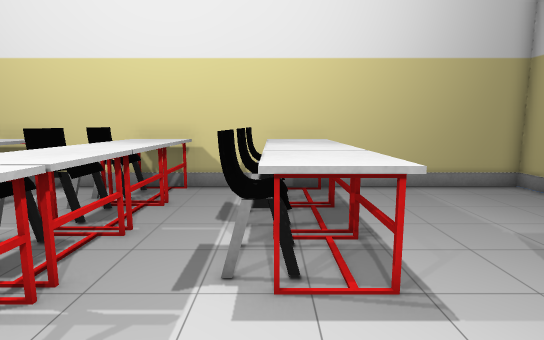
View 1 (above)

21 first-person views from a walk through a Unity game level. The camera is 1.2 m above the floor, tilts 8° down and sees 80° across. The floor is counted in squares, 0.5 m on a side. Each view is taken from the middle of a square. On the plan, view 1 faces up. The plan holds only what a view shows up to about 20 squares ahead; the rest is blank. Some surface patterns are stand-ins.

View 2
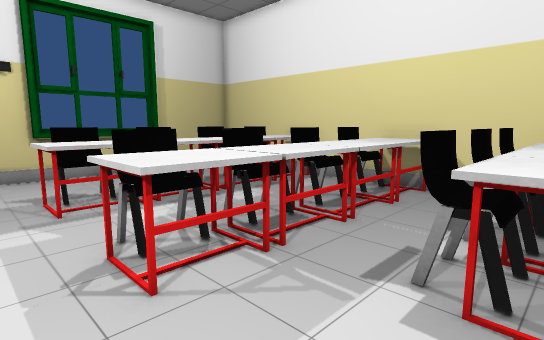

View 3
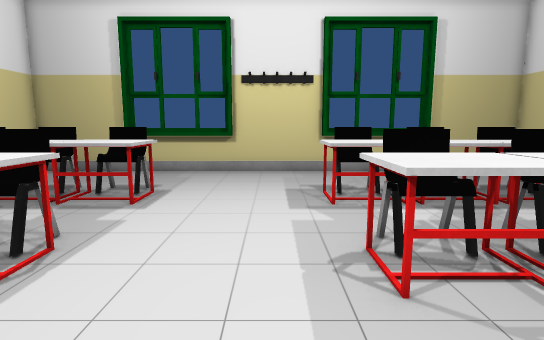

View 4
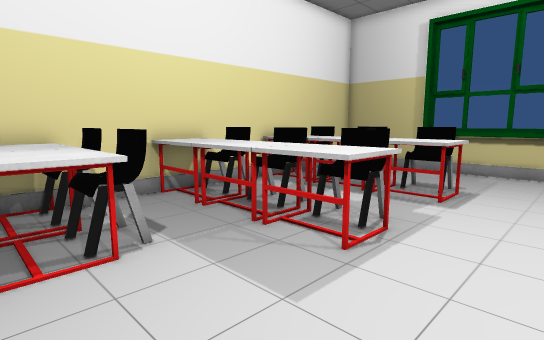

View 5
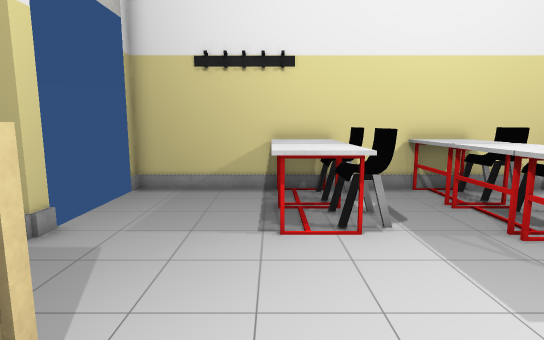

View 6
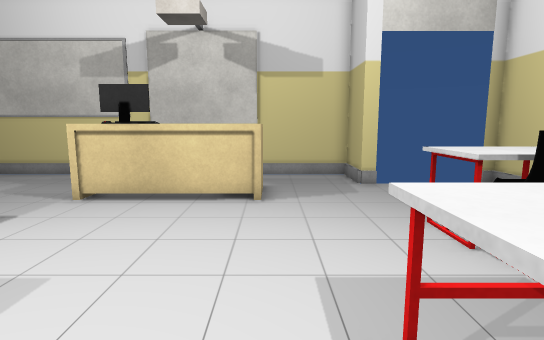

View 7
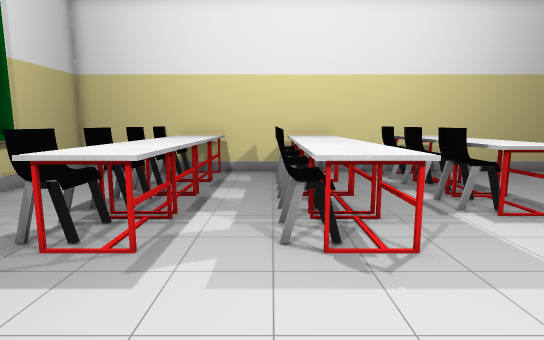

View 8
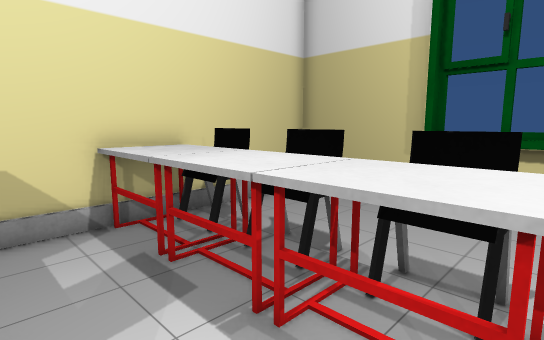

View 9
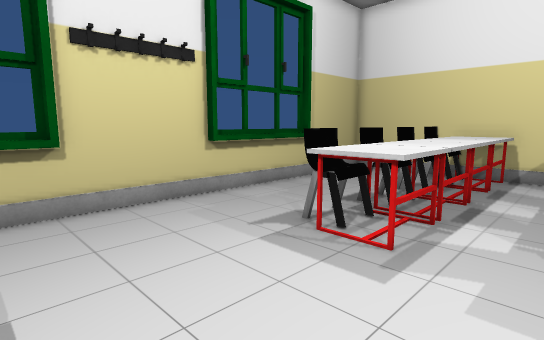

View 10
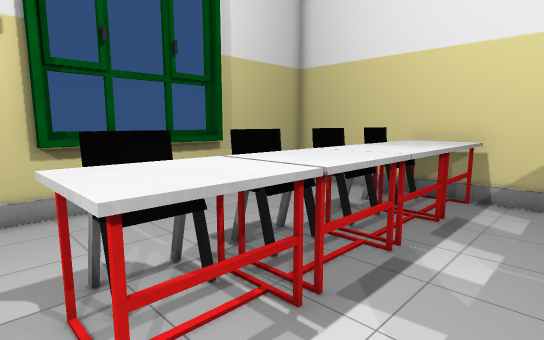

View 11
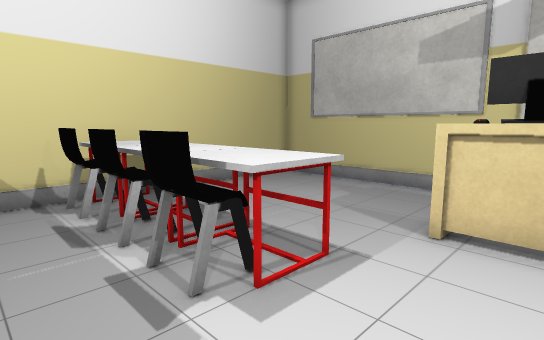

View 12
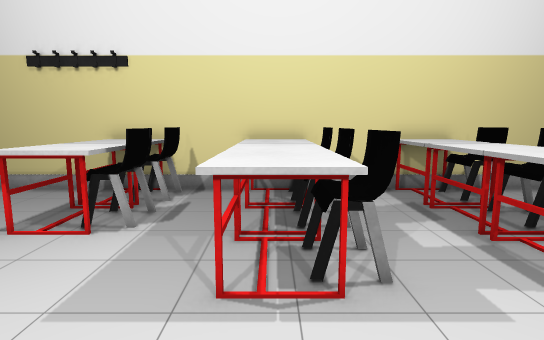

View 13
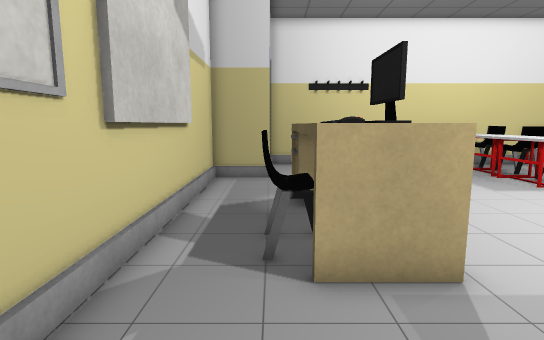

View 14
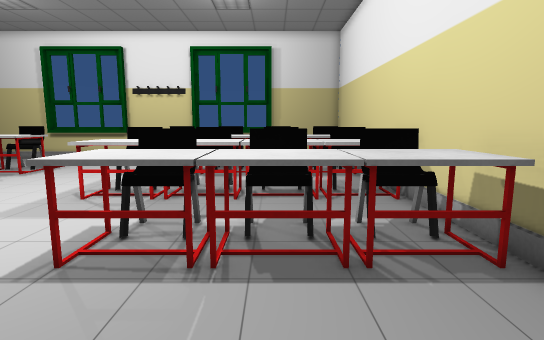

View 15
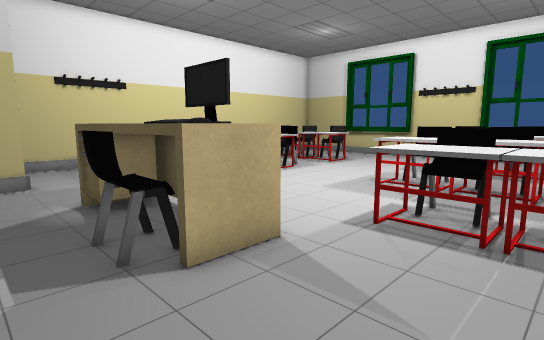

View 16
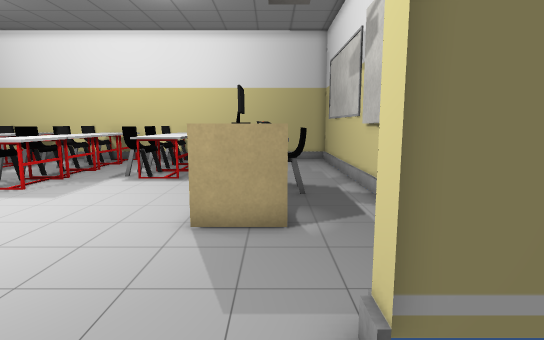

View 17
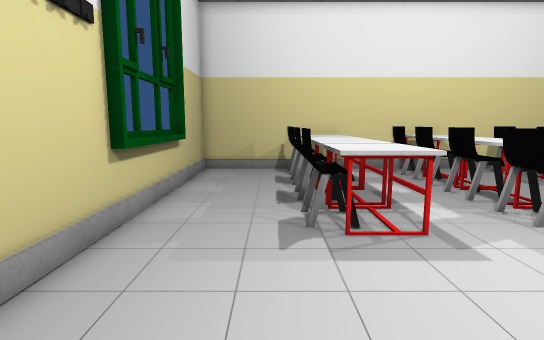

View 18
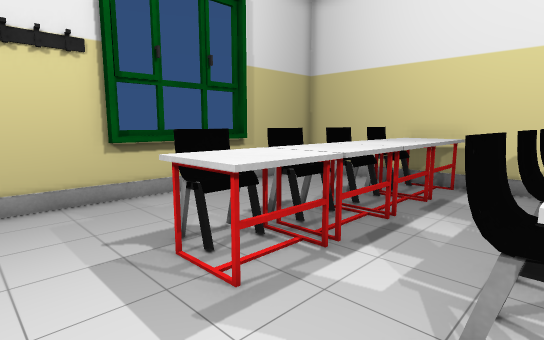

View 19
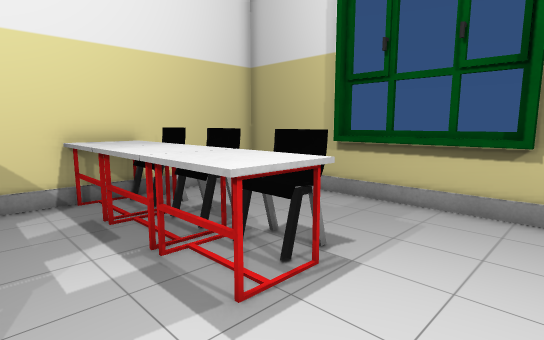

View 20
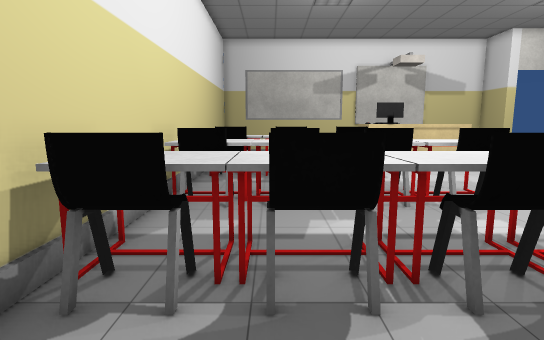

View 21
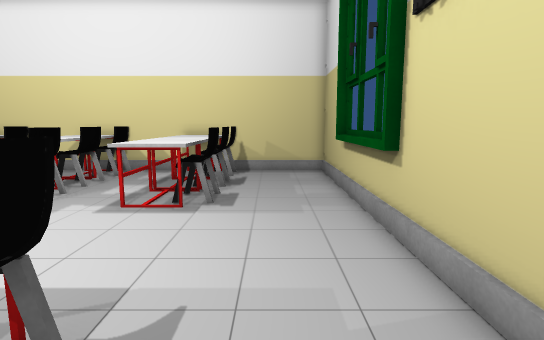

### Floor plan
Points are (right, up) in squares from view 1. A wall is a line through its corners. A room is listed if a view was taken in it or the views show most of it. See-through windows are left out.
Room 1 (views 1, 2, 3, 4, 5, 6, 7, 8, 9, 10, 11, 12, 13, 14, 15, 16, 17, 18, 19, 20, 21)
walls: (-15.4, -2) (-15.4, -7.5); (9.5, -2.4) (9.5, 3.5); (7.1, -7.4) (7.1, -6.6) (9.5, -6.6); (-15.4, 8) (-15.4, 2.6); (9.7, -6.6) (9.7, 3.6); (9.5, 12.6) (-15.8, 12.6) (-15.8, -12.1) (7.1, -12.1)
low walls: (9.5, -6.6) (9.5, -2.5)
objects: other object (-11, -11) to (-11, -10); other object (-11, -9) to (-11, -7); other object (-11, -6) to (-11, -5); other object (-11, -6) to (-8, -4); other object (-11, 2) to (-11, 4); other object (-11, 5) to (-11, 6); other object (-11, 7) to (-8, 9); other object (-11, 8) to (-11, 9); other object (-11, 10) to (-11, 12); other object (-10, -11) to (-8, -9); other object (-10, -9) to (-8, -7); other object (-10, 2) to (-8, 4); other object (-10, 5) to (-8, 6); other object (-10, 10) to (-8, 12); other object (-6, -11) to (-5, -10); other object (-6, -9) to (-5, -9); other object (-6, -7) to (-5, -7); other object (-6, -6) to (-5, -5); other object (-6, 2) to (-5, 4); other object (-6, 5) to (-5, 6); other object (-6, 8) to (-5, 9); other object (-6, 10) to (-5, 12); other object (-5, -6) to (-3, -4); other object (-5, 7) to (-3, 9); other object (-4, -11) to (-3, -10); other object (-4, -9) to (-3, -7); other object (-4, 2) to (-3, 4); other object (-4, 5) to (-3, 6); other object (-4, 10) to (-3, 12); other object (-1, -11) to (0, -10); other object (-1, -9) to (0, -7); other object (-1, 5) to (0, 6); other object (-1, 8) to (0, 9); other object (-1, 10) to (0, 11); other object (0, 4) to (2, 6); other object (0, 7) to (2, 9); other object (0, 10) to (2, 12); other object (1, -11) to (2, -10); other object (1, -9) to (2, -7); other object (4, -3) to (7, 3)

Where each view was taken, in squares from view 1:
view 1: 0 up, 0 right, facing up
view 2: 0 up, 1 right, facing up-left
view 3: 0 up, 1 right, facing left
view 4: 1 down, 2 right, facing down-left
view 5: 0 up, 2 right, facing down
view 6: 3 down, 6 left, facing right
view 7: 4 down, 6 left, facing up
view 8: 4 down, 6 left, facing down-left
view 9: 4 down, 6 left, facing up-left
view 10: 1 up, 6 left, facing up-left
view 11: 1 up, 3 left, facing up-right
view 12: 0 up, 4 left, facing down
view 13: 8 up, 7 right, facing down
view 14: 8 up, 7 right, facing left
view 15: 8 up, 9 right, facing down-left
view 16: 10 down, 6 right, facing up
view 17: 5 down, 12 left, facing up
view 18: 1 down, 5 left, facing up-left
view 19: 1 down, 6 left, facing down-left
view 20: 9 up, 15 left, facing right
view 21: 5 up, 13 left, facing down
